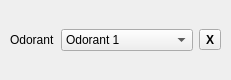
<?xml version="1.0" encoding="UTF-8"?>
<ui version="4.0">
 <class>OdorantConfigBox</class>
 <widget class="QWidget" name="OdorantConfigBox">
  <property name="geometry">
   <rect>
    <x>0</x>
    <y>0</y>
    <width>231</width>
    <height>80</height>
   </rect>
  </property>
  <property name="windowTitle">
   <string>OdorantConfigBox</string>
  </property>
  <widget class="QWidget" name="horizontalLayoutWidget_3">
   <property name="geometry">
    <rect>
     <x>0</x>
     <y>0</y>
     <width>231</width>
     <height>80</height>
    </rect>
   </property>
   <layout class="QHBoxLayout" name="odorantLayout">
    <property name="leftMargin">
     <number>10</number>
    </property>
    <property name="topMargin">
     <number>10</number>
    </property>
    <property name="rightMargin">
     <number>10</number>
    </property>
    <property name="bottomMargin">
     <number>10</number>
    </property>
    <item>
     <layout class="QFormLayout" name="odorantForm">
      <property name="labelAlignment">
       <set>Qt::AlignLeading|Qt::AlignLeft|Qt::AlignVCenter</set>
      </property>
      <property name="formAlignment">
       <set>Qt::AlignLeading|Qt::AlignLeft|Qt::AlignVCenter</set>
      </property>
      <item row="0" column="0">
       <widget class="QLabel" name="odorantLabel">
        <property name="text">
         <string>Odorant</string>
        </property>
       </widget>
      </item>
      <item row="0" column="1">
       <widget class="QComboBox" name="odorantComboBox">
        <item>
         <property name="text">
          <string>Odorant 1</string>
         </property>
        </item>
        <item>
         <property name="text">
          <string>Odorant 2</string>
         </property>
        </item>
        <item>
         <property name="text">
          <string>Odorant 3</string>
         </property>
        </item>
        <item>
         <property name="text">
          <string>Odorant 4</string>
         </property>
        </item>
        <item>
         <property name="text">
          <string>Odorant 5</string>
         </property>
        </item>
        <item>
         <property name="text">
          <string>Odorant 6</string>
         </property>
        </item>
        <item>
         <property name="text">
          <string>Odorant 7</string>
         </property>
        </item>
        <item>
         <property name="text">
          <string>Odorant 8</string>
         </property>
        </item>
       </widget>
      </item>
     </layout>
    </item>
    <item>
     <widget class="QToolButton" name="deleteOdorant">
      <property name="font">
       <font>
        <bold>true</bold>
       </font>
      </property>
      <property name="text">
       <string>X</string>
      </property>
     </widget>
    </item>
   </layout>
  </widget>
 </widget>
 <layoutdefault spacing="6" margin="11"/>
 <resources/>
 <connections/>
</ui>
